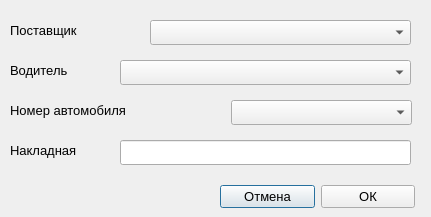
<?xml version="1.0" encoding="UTF-8"?>
<ui version="4.0">
 <class>addPartiesWindow</class>
 <widget class="QDialog" name="addPartiesWindow">
  <property name="geometry">
   <rect>
    <x>0</x>
    <y>0</y>
    <width>431</width>
    <height>217</height>
   </rect>
  </property>
  <property name="windowTitle">
   <string>Партия</string>
  </property>
  <widget class="QLabel" name="label">
   <property name="geometry">
    <rect>
     <x>10</x>
     <y>20</y>
     <width>91</width>
     <height>20</height>
    </rect>
   </property>
   <property name="font">
    <font>
     <pointsize>10</pointsize>
    </font>
   </property>
   <property name="text">
    <string>Поставщик</string>
   </property>
  </widget>
  <widget class="QLabel" name="label_2">
   <property name="geometry">
    <rect>
     <x>10</x>
     <y>60</y>
     <width>81</width>
     <height>20</height>
    </rect>
   </property>
   <property name="font">
    <font>
     <pointsize>10</pointsize>
    </font>
   </property>
   <property name="text">
    <string>Водитель</string>
   </property>
  </widget>
  <widget class="QLabel" name="label_3">
   <property name="geometry">
    <rect>
     <x>10</x>
     <y>100</y>
     <width>161</width>
     <height>20</height>
    </rect>
   </property>
   <property name="font">
    <font>
     <pointsize>10</pointsize>
    </font>
   </property>
   <property name="text">
    <string>Номер автомобиля</string>
   </property>
  </widget>
  <widget class="QLabel" name="label_4">
   <property name="geometry">
    <rect>
     <x>10</x>
     <y>140</y>
     <width>91</width>
     <height>20</height>
    </rect>
   </property>
   <property name="font">
    <font>
     <pointsize>10</pointsize>
    </font>
   </property>
   <property name="text">
    <string>Накладная</string>
   </property>
  </widget>
  <widget class="QLineEdit" name="lineEdit">
   <property name="geometry">
    <rect>
     <x>120</x>
     <y>140</y>
     <width>291</width>
     <height>25</height>
    </rect>
   </property>
  </widget>
  <widget class="QComboBox" name="comboBox_3">
   <property name="geometry">
    <rect>
     <x>120</x>
     <y>60</y>
     <width>291</width>
     <height>25</height>
    </rect>
   </property>
  </widget>
  <widget class="QComboBox" name="comboBox_4">
   <property name="geometry">
    <rect>
     <x>150</x>
     <y>20</y>
     <width>261</width>
     <height>25</height>
    </rect>
   </property>
  </widget>
  <widget class="QComboBox" name="comboBox_5">
   <property name="geometry">
    <rect>
     <x>231</x>
     <y>100</y>
     <width>181</width>
     <height>25</height>
    </rect>
   </property>
  </widget>
  <widget class="QWidget" name="layoutWidget">
   <property name="geometry">
    <rect>
     <x>220</x>
     <y>180</y>
     <width>195</width>
     <height>34</height>
    </rect>
   </property>
   <layout class="QHBoxLayout" name="horizontalLayout">
    <item>
     <widget class="QPushButton" name="close">
      <property name="font">
       <font>
        <pointsize>10</pointsize>
       </font>
      </property>
      <property name="text">
       <string>Отмена</string>
      </property>
     </widget>
    </item>
    <item>
     <widget class="QPushButton" name="pushButton">
      <property name="font">
       <font>
        <pointsize>10</pointsize>
       </font>
      </property>
      <property name="text">
       <string>ОК</string>
      </property>
     </widget>
    </item>
   </layout>
  </widget>
 </widget>
 <resources/>
 <connections/>
</ui>
